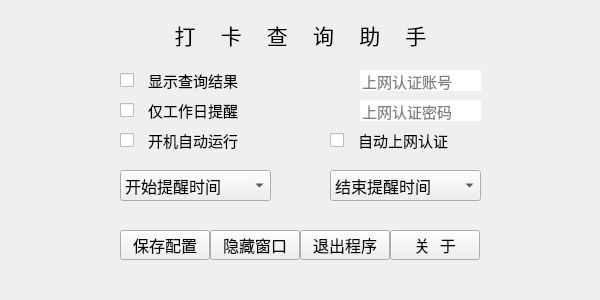
<?xml version="1.0" encoding="UTF-8"?>
<ui version="4.0">
 <class>MainWindow</class>
 <widget class="QMainWindow" name="MainWindow">
  <property name="enabled">
   <bool>true</bool>
  </property>
  <property name="geometry">
   <rect>
    <x>0</x>
    <y>0</y>
    <width>600</width>
    <height>300</height>
   </rect>
  </property>
  <property name="mouseTracking">
   <bool>false</bool>
  </property>
  <property name="tabletTracking">
   <bool>false</bool>
  </property>
  <property name="focusPolicy">
   <enum>Qt::NoFocus</enum>
  </property>
  <property name="contextMenuPolicy">
   <enum>Qt::NoContextMenu</enum>
  </property>
  <property name="acceptDrops">
   <bool>false</bool>
  </property>
  <property name="windowTitle">
   <string>MainWindow</string>
  </property>
  <property name="toolTip">
   <string/>
  </property>
  <property name="layoutDirection">
   <enum>Qt::LeftToRight</enum>
  </property>
  <property name="autoFillBackground">
   <bool>true</bool>
  </property>
  <property name="styleSheet">
   <string notr="true"/>
  </property>
  <property name="inputMethodHints">
   <set>Qt::ImhNone</set>
  </property>
  <property name="toolButtonStyle">
   <enum>Qt::ToolButtonTextOnly</enum>
  </property>
  <property name="animated">
   <bool>true</bool>
  </property>
  <property name="documentMode">
   <bool>false</bool>
  </property>
  <property name="tabShape">
   <enum>QTabWidget::Rounded</enum>
  </property>
  <property name="dockNestingEnabled">
   <bool>false</bool>
  </property>
  <property name="dockOptions">
   <set>QMainWindow::AllowTabbedDocks|QMainWindow::AnimatedDocks</set>
  </property>
  <property name="unifiedTitleAndToolBarOnMac">
   <bool>false</bool>
  </property>
  <widget class="QWidget" name="centralWidget">
   <widget class="QCheckBox" name="checkBoxPanel">
    <property name="geometry">
     <rect>
      <x>120</x>
      <y>70</y>
      <width>151</width>
      <height>21</height>
     </rect>
    </property>
    <property name="font">
     <font>
      <family>Courier New</family>
      <pointsize>11</pointsize>
      <weight>50</weight>
      <bold>false</bold>
     </font>
    </property>
    <property name="toolTip">
     <string>在屏幕右上角显示打卡查询结果，同时显示下班时间</string>
    </property>
    <property name="statusTip">
     <string/>
    </property>
    <property name="text">
     <string> 显示查询结果</string>
    </property>
    <property name="checked">
     <bool>false</bool>
    </property>
   </widget>
   <widget class="QPushButton" name="pushButtonTray">
    <property name="enabled">
     <bool>true</bool>
    </property>
    <property name="geometry">
     <rect>
      <x>210</x>
      <y>230</y>
      <width>90</width>
      <height>30</height>
     </rect>
    </property>
    <property name="font">
     <font>
      <family>Courier New</family>
      <pointsize>12</pointsize>
      <weight>50</weight>
      <bold>false</bold>
     </font>
    </property>
    <property name="toolTip">
     <string>隐藏窗口到任务栏图标</string>
    </property>
    <property name="text">
     <string>隐藏窗口</string>
    </property>
    <property name="checkable">
     <bool>false</bool>
    </property>
    <property name="autoExclusive">
     <bool>false</bool>
    </property>
    <property name="autoDefault">
     <bool>false</bool>
    </property>
    <property name="default">
     <bool>false</bool>
    </property>
    <property name="flat">
     <bool>false</bool>
    </property>
   </widget>
   <widget class="QComboBox" name="comboBoxRemindStartTime">
    <property name="geometry">
     <rect>
      <x>120</x>
      <y>170</y>
      <width>151</width>
      <height>31</height>
     </rect>
    </property>
    <property name="font">
     <font>
      <family>Times New Roman</family>
      <pointsize>12</pointsize>
     </font>
    </property>
    <property name="mouseTracking">
     <bool>false</bool>
    </property>
    <property name="tabletTracking">
     <bool>false</bool>
    </property>
    <property name="focusPolicy">
     <enum>Qt::WheelFocus</enum>
    </property>
    <property name="acceptDrops">
     <bool>false</bool>
    </property>
    <property name="toolTip">
     <string>从此时刻开始，如果未查询到打卡记录则弹出提醒窗口，默认提醒时间为08:30</string>
    </property>
    <property name="statusTip">
     <string/>
    </property>
    <property name="inputMethodHints">
     <set>Qt::ImhNone</set>
    </property>
    <property name="editable">
     <bool>false</bool>
    </property>
    <property name="currentIndex">
     <number>0</number>
    </property>
    <property name="maxVisibleItems">
     <number>10</number>
    </property>
    <property name="insertPolicy">
     <enum>QComboBox::InsertAtBottom</enum>
    </property>
    <property name="sizeAdjustPolicy">
     <enum>QComboBox::AdjustToContentsOnFirstShow</enum>
    </property>
    <property name="duplicatesEnabled">
     <bool>false</bool>
    </property>
    <property name="frame">
     <bool>true</bool>
    </property>
    <item>
     <property name="text">
      <string>开始提醒时间</string>
     </property>
    </item>
    <item>
     <property name="text">
      <string>     08:00:00</string>
     </property>
    </item>
    <item>
     <property name="text">
      <string>     08:05:00</string>
     </property>
    </item>
    <item>
     <property name="text">
      <string>     08:10:00</string>
     </property>
    </item>
    <item>
     <property name="text">
      <string>     08:15:00</string>
     </property>
    </item>
    <item>
     <property name="text">
      <string>     08:20:00</string>
     </property>
    </item>
    <item>
     <property name="text">
      <string>     08:25:00</string>
     </property>
    </item>
    <item>
     <property name="text">
      <string>     08:30:00</string>
     </property>
    </item>
    <item>
     <property name="text">
      <string>     08:35:00</string>
     </property>
    </item>
    <item>
     <property name="text">
      <string>     08:40:00</string>
     </property>
    </item>
    <item>
     <property name="text">
      <string>     08:45:00</string>
     </property>
    </item>
    <item>
     <property name="text">
      <string>     08:50:00</string>
     </property>
    </item>
    <item>
     <property name="text">
      <string>     08:55:00</string>
     </property>
    </item>
    <item>
     <property name="text">
      <string>     09:00:00</string>
     </property>
    </item>
    <item>
     <property name="text">
      <string>     09:05:00</string>
     </property>
    </item>
    <item>
     <property name="text">
      <string>     09:10:00</string>
     </property>
    </item>
   </widget>
   <widget class="QLabel" name="labelTitle">
    <property name="geometry">
     <rect>
      <x>10</x>
      <y>20</y>
      <width>581</width>
      <height>31</height>
     </rect>
    </property>
    <property name="font">
     <font>
      <family>Courier New</family>
      <pointsize>16</pointsize>
      <weight>50</weight>
      <bold>false</bold>
     </font>
    </property>
    <property name="text">
     <string>打  卡  查  询  助  手</string>
    </property>
    <property name="alignment">
     <set>Qt::AlignBottom|Qt::AlignHCenter</set>
    </property>
   </widget>
   <widget class="QLineEdit" name="lineEditName">
    <property name="enabled">
     <bool>true</bool>
    </property>
    <property name="geometry">
     <rect>
      <x>360</x>
      <y>70</y>
      <width>121</width>
      <height>21</height>
     </rect>
    </property>
    <property name="font">
     <font>
      <family>Times New Roman</family>
      <pointsize>11</pointsize>
      <weight>50</weight>
      <bold>false</bold>
     </font>
    </property>
    <property name="toolTip">
     <string/>
    </property>
    <property name="statusTip">
     <string>上网认证账号</string>
    </property>
    <property name="text">
     <string/>
    </property>
    <property name="frame">
     <bool>false</bool>
    </property>
    <property name="dragEnabled">
     <bool>true</bool>
    </property>
    <property name="placeholderText">
     <string>上网认证账号</string>
    </property>
   </widget>
   <widget class="QLineEdit" name="lineEditPwd">
    <property name="geometry">
     <rect>
      <x>360</x>
      <y>100</y>
      <width>121</width>
      <height>21</height>
     </rect>
    </property>
    <property name="font">
     <font>
      <family>Times New Roman</family>
      <pointsize>11</pointsize>
     </font>
    </property>
    <property name="toolTip">
     <string/>
    </property>
    <property name="statusTip">
     <string>上网认证密码</string>
    </property>
    <property name="whatsThis">
     <string/>
    </property>
    <property name="inputMethodHints">
     <set>Qt::ImhNoAutoUppercase|Qt::ImhNoPredictiveText|Qt::ImhSensitiveData</set>
    </property>
    <property name="inputMask">
     <string/>
    </property>
    <property name="text">
     <string/>
    </property>
    <property name="frame">
     <bool>false</bool>
    </property>
    <property name="echoMode">
     <enum>QLineEdit::PasswordEchoOnEdit</enum>
    </property>
    <property name="cursorPosition">
     <number>0</number>
    </property>
    <property name="dragEnabled">
     <bool>false</bool>
    </property>
    <property name="placeholderText">
     <string>上网认证密码</string>
    </property>
    <property name="cursorMoveStyle">
     <enum>Qt::LogicalMoveStyle</enum>
    </property>
    <property name="clearButtonEnabled">
     <bool>false</bool>
    </property>
   </widget>
   <widget class="QPushButton" name="pushButtonQuit">
    <property name="geometry">
     <rect>
      <x>300</x>
      <y>230</y>
      <width>90</width>
      <height>30</height>
     </rect>
    </property>
    <property name="font">
     <font>
      <family>Courier New</family>
      <pointsize>12</pointsize>
      <weight>50</weight>
      <bold>false</bold>
     </font>
    </property>
    <property name="toolTip">
     <string/>
    </property>
    <property name="text">
     <string>退出程序</string>
    </property>
   </widget>
   <widget class="QCheckBox" name="checkBoxWebAuth">
    <property name="geometry">
     <rect>
      <x>330</x>
      <y>130</y>
      <width>151</width>
      <height>21</height>
     </rect>
    </property>
    <property name="font">
     <font>
      <family>Courier New</family>
      <pointsize>11</pointsize>
     </font>
    </property>
    <property name="toolTip">
     <string>未设置用户名或密码，不能选择此项</string>
    </property>
    <property name="text">
     <string> 自动上网认证</string>
    </property>
    <property name="checked">
     <bool>false</bool>
    </property>
   </widget>
   <widget class="QCheckBox" name="checkBoxRemindOnlyWorkDay">
    <property name="geometry">
     <rect>
      <x>120</x>
      <y>100</y>
      <width>151</width>
      <height>21</height>
     </rect>
    </property>
    <property name="font">
     <font>
      <family>Courier New</family>
      <pointsize>11</pointsize>
      <weight>50</weight>
      <bold>false</bold>
     </font>
    </property>
    <property name="toolTip">
     <string>周一到周五提醒，周六、周日不提醒</string>
    </property>
    <property name="text">
     <string> 仅工作日提醒</string>
    </property>
   </widget>
   <widget class="QCheckBox" name="checkBoxAutoRun">
    <property name="geometry">
     <rect>
      <x>120</x>
      <y>130</y>
      <width>151</width>
      <height>21</height>
     </rect>
    </property>
    <property name="font">
     <font>
      <family>Courier New</family>
      <pointsize>11</pointsize>
      <weight>50</weight>
      <bold>false</bold>
     </font>
    </property>
    <property name="toolTip">
     <string/>
    </property>
    <property name="text">
     <string> 开机自动运行</string>
    </property>
   </widget>
   <widget class="QPushButton" name="pushButtonSaveConfig">
    <property name="geometry">
     <rect>
      <x>120</x>
      <y>230</y>
      <width>90</width>
      <height>30</height>
     </rect>
    </property>
    <property name="font">
     <font>
      <family>Courier New</family>
      <pointsize>12</pointsize>
     </font>
    </property>
    <property name="toolTip">
     <string>保存配置文件da.xml到当前运行目录下</string>
    </property>
    <property name="text">
     <string>保存配置</string>
    </property>
   </widget>
   <widget class="QPushButton" name="pushButtonAbout">
    <property name="geometry">
     <rect>
      <x>390</x>
      <y>230</y>
      <width>90</width>
      <height>30</height>
     </rect>
    </property>
    <property name="font">
     <font>
      <family>Courier New</family>
      <pointsize>12</pointsize>
      <weight>50</weight>
      <bold>false</bold>
     </font>
    </property>
    <property name="toolTip">
     <string/>
    </property>
    <property name="text">
     <string>关 于</string>
    </property>
   </widget>
   <widget class="QComboBox" name="comboBoxRemindEndTime">
    <property name="geometry">
     <rect>
      <x>330</x>
      <y>170</y>
      <width>151</width>
      <height>31</height>
     </rect>
    </property>
    <property name="font">
     <font>
      <family>Times New Roman</family>
      <pointsize>12</pointsize>
     </font>
    </property>
    <property name="toolTip">
     <string>从此时刻开始，到第二天的开始提醒时间之前，不再弹出提醒窗口，默认结束提醒时间为10:00</string>
    </property>
    <item>
     <property name="text">
      <string>结束提醒时间</string>
     </property>
    </item>
    <item>
     <property name="text">
      <string>     09:00:00</string>
     </property>
    </item>
    <item>
     <property name="text">
      <string>     09:30:00</string>
     </property>
    </item>
    <item>
     <property name="text">
      <string>     10:00:00</string>
     </property>
    </item>
    <item>
     <property name="text">
      <string>     10:30:00</string>
     </property>
    </item>
    <item>
     <property name="text">
      <string>     11:00:00</string>
     </property>
    </item>
    <item>
     <property name="text">
      <string>     11:30:00</string>
     </property>
    </item>
    <item>
     <property name="text">
      <string>     12:00:00</string>
     </property>
    </item>
    <item>
     <property name="text">
      <string>     12:30:00</string>
     </property>
    </item>
    <item>
     <property name="text">
      <string>     13:00:00</string>
     </property>
    </item>
    <item>
     <property name="text">
      <string>     13:30:00</string>
     </property>
    </item>
    <item>
     <property name="text">
      <string>     14:00:00</string>
     </property>
    </item>
    <item>
     <property name="text">
      <string>     14:30:00</string>
     </property>
    </item>
    <item>
     <property name="text">
      <string>     15:00:00</string>
     </property>
    </item>
    <item>
     <property name="text">
      <string>     15:30:00</string>
     </property>
    </item>
    <item>
     <property name="text">
      <string>     16:00:00</string>
     </property>
    </item>
    <item>
     <property name="text">
      <string>     16:30:00</string>
     </property>
    </item>
    <item>
     <property name="text">
      <string>     17:00:00</string>
     </property>
    </item>
    <item>
     <property name="text">
      <string>     17:30:00</string>
     </property>
    </item>
    <item>
     <property name="text">
      <string>     18:00:00</string>
     </property>
    </item>
   </widget>
   <zorder>checkBoxPanel</zorder>
   <zorder>comboBoxRemindStartTime</zorder>
   <zorder>labelTitle</zorder>
   <zorder>lineEditName</zorder>
   <zorder>lineEditPwd</zorder>
   <zorder>pushButtonTray</zorder>
   <zorder>checkBoxWebAuth</zorder>
   <zorder>checkBoxRemindOnlyWorkDay</zorder>
   <zorder>pushButtonQuit</zorder>
   <zorder>checkBoxAutoRun</zorder>
   <zorder>pushButtonSaveConfig</zorder>
   <zorder>pushButtonAbout</zorder>
   <zorder>comboBoxRemindEndTime</zorder>
  </widget>
  <widget class="QMenuBar" name="menuBar">
   <property name="enabled">
    <bool>false</bool>
   </property>
   <property name="geometry">
    <rect>
     <x>0</x>
     <y>0</y>
     <width>600</width>
     <height>25</height>
    </rect>
   </property>
  </widget>
  <widget class="QStatusBar" name="statusBar">
   <property name="enabled">
    <bool>true</bool>
   </property>
   <property name="font">
    <font>
     <family>微软雅黑</family>
     <pointsize>10</pointsize>
     <weight>75</weight>
     <bold>true</bold>
    </font>
   </property>
   <property name="sizeGripEnabled">
    <bool>false</bool>
   </property>
  </widget>
 </widget>
 <layoutdefault spacing="6" margin="11"/>
 <resources/>
 <connections/>
</ui>
